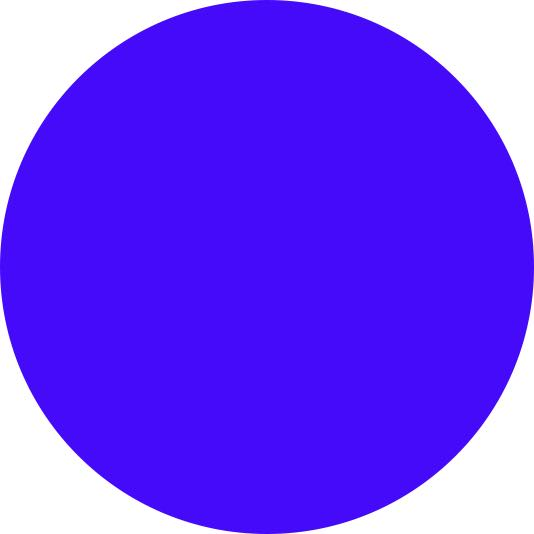
#> input picture images/BlueCircle.jpg, 534 x 534 px, given in place of the camera
$ python color.py
#> lines starting #> are read from the running program, lines starting #| are printed output that depends on the picture; after the words box and inside, x2 and y2 are one past the last pixel; in counts of white or black regions, pixels touching at a corner belong together
import cv2
import numpy as np

def nothing(x):
    pass

lowH = 0
lowS = 0
lowV = 0
highH = 179
highS = 255
highV = 255

cv2.namedWindow('HSV Scale')

cv2.createTrackbar('lowH',  'HSV Scale', lowH , 180, nothing)
#> slider 'lowH' is set to 36
cv2.createTrackbar('highH', 'HSV Scale', highH, 180, nothing)

cv2.createTrackbar('lowS' , 'HSV Scale', lowS , 255, nothing)
#> slider 'lowS' is set to 51
cv2.createTrackbar('highS', 'HSV Scale', highS, 255, nothing)

cv2.createTrackbar('lowV' , 'HSV Scale', lowV , 255, nothing)
#> slider 'lowV' is set to 51
cv2.createTrackbar('highV', 'HSV Scale', highV, 255, nothing)

cap = cv2.VideoCapture(0)

while True:
    ret, frame = cap.read()
#> frame is the input picture: shape (534, 534, 3); mean B, G, R 250.5, 62.5, 108.8
    if frame is None:
        print('image is None')
        continue
#    frame = cv2.imread('img.jpg')
    lowH = cv2.getTrackbarPos('lowH', 'HSV Scale')
    lowS = cv2.getTrackbarPos('lowS', 'HSV Scale')
    lowV = cv2.getTrackbarPos('lowV', 'HSV Scale')

    highH = cv2.getTrackbarPos('highH', 'HSV Scale')
    highS = cv2.getTrackbarPos('highS', 'HSV Scale')
    highV = cv2.getTrackbarPos('highV', 'HSV Scale')

    lower = np.array([lowH, lowS, lowV])
    upper = np.array([highH, highS, highV])

    frame = cv2.resize(frame, None, fx=0.5, fy=0.5)
#> frame: shape (267, 267, 3)
    blurred = cv2.GaussianBlur(frame, (5, 5), 0)
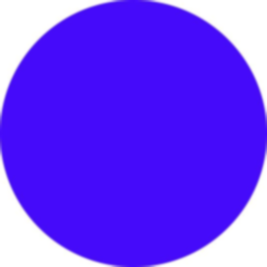
#> blurred: shape (267, 267, 3); mean B, G, R 250.5, 62.4, 108.7
    hsv = cv2.cvtColor(blurred, cv2.COLOR_BGR2HSV)
#> hsv: shape (267, 267, 3); mean H, S, V 103.9, 192.4, 250.6

    mask = cv2.inRange(hsv, lower, upper)
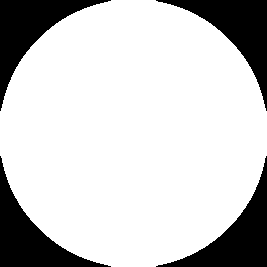
#> mask: shape (267, 267); 79.4% white; 4 black regions, box (x1, y1, x2, y2) and area: (156, 156, 267, 267) 3667, (0, 0, 111, 111) 3661, (156, 0, 267, 111) 3661, (0, 156, 111, 267) 3661
    #mask = cv2.erode(mask, None, iterations=2)
    #mask = cv2.dilate(mask, None, iterations=2)

    frame = cv2.bitwise_and(frame, frame, mask=mask)
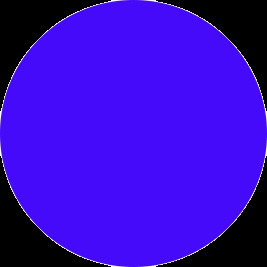
#> frame: shape (267, 267, 3); mean B, G, R 198.3, 10.2, 56.4
    cv2.imshow('Original', frame)
    cv2.imshow('Frame:', mask)

    key = cv2.waitKey(200) & 0xFF
#> (key q is pressed here)
    if key == ord('q'):
        break

cv2.destroyAllWindows()
cap.release()
